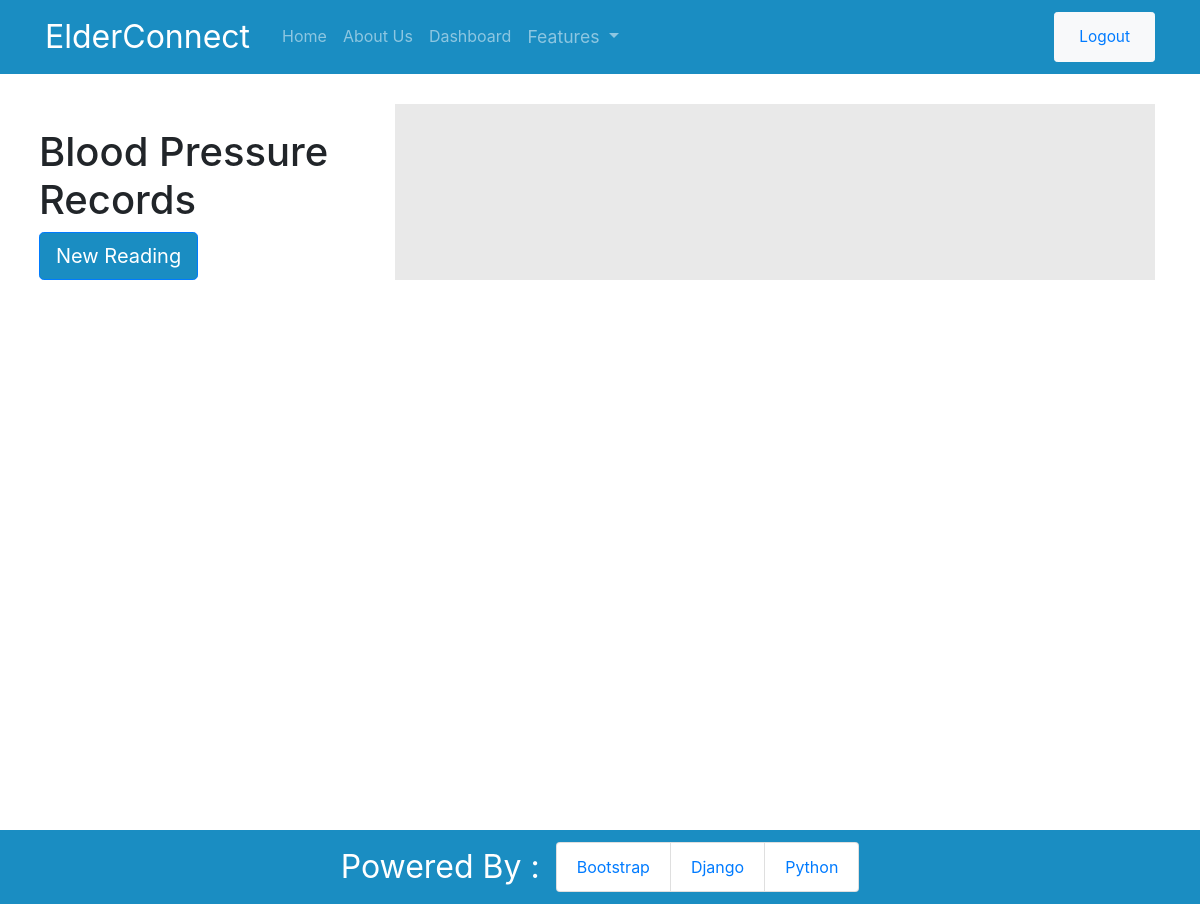
The page /blood-pressure/ (signed in) on the database as committed earlier.
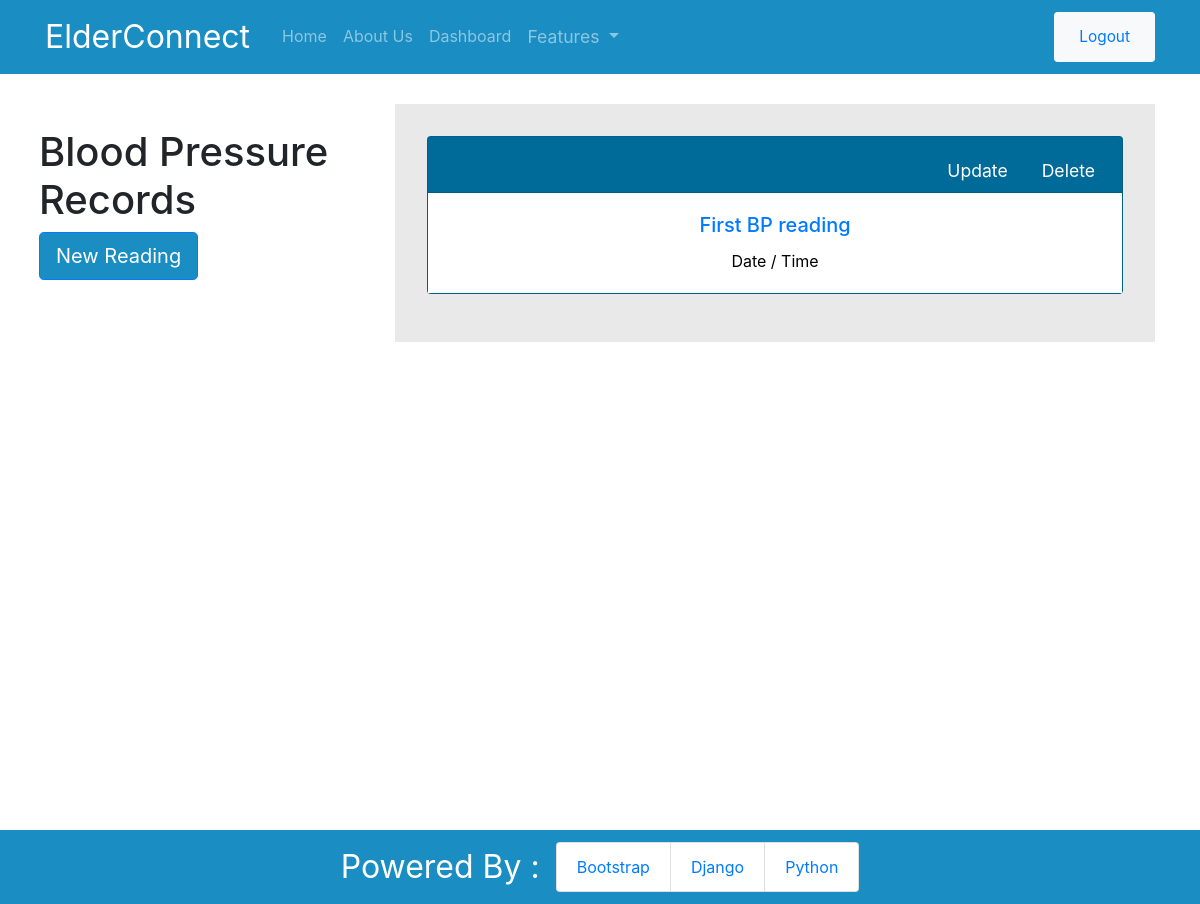
The same page on the database as committed later.
### app/models.py (models this page shows, shortened)
class BloodPressure(models.Model):
    title = models.CharField(max_length=100)
    comments = models.CharField(max_length=300)
    date = models.DateField(default=date.today)
    time = models.TimeField()
    systolic = models.PositiveIntegerField(validators=[MaxValueValidator(300)])
    diastolic = models.PositiveIntegerField(validators=[MaxValueValidator(250)])
    user = models.ForeignKey(User, on_delete=models.CASCADE)

### app/views.py (the view)
# urls.py: path('blood-pressure/', views.BPListView.as_view(), name='bp'),
class BPListView(ListView):
    model = BloodPressure
    fields = ['title', 'date', 'time', 'systolic', 'diastolic']
    template_name = 'app/bloodpressure.html'
    context_object_name = 'bps'
    paginate_by = 5
    def get_queryset(self):
        return BloodPressure.objects.filter(user=self.request.user).order_by('-date')

### app/templates/app/bloodpressure.html (shortened to what this page needs)
{% extends 'app/base.html' %}
{% block content %}
<div class="reminders-page">
    <div class="row container-fluid">
        <div class="col-md-4 pl-4 mt-4">
            <h1>Blood Pressure Records</h1>
            <a href="{% url 'bp-create' %}" class="btn btn-lg btn-outline-primary new-reminder">New Reading</a>
        </div>
        <div class="col-md-8 reminders-page-list">
        {% for bp in bps %}
            <div class="card mb-3 text-center">
                <div class="card-header">
                    <ul class="nav nav-tabs card-header-tabs justify-content-end">
                        <li class="nav-item">
                            <a class="nav-link card-link-button" href="{% url 'bp-update' bp.id %}">Update</a>
                        </li>
                        <li class="nav-item">
                            <a class="nav-link card-link-button card-link-delete" href="{% url 'bp-delete' bp.id %}">Delete</a>
                        </li>
                    </ul>
                </div>
                <div class="card-body reminder-card-body">
                    <h5 class="card-title">
                        <a href="{% url 'bp-detail' bp.id %}">{{ bp.title }}</a>
                    </h5>
                    <p class="card-text">
                        Date / Time
                    </p>
                </div>
            </div>
        {% endfor %}
        </div>
    </div>
</div>
{% endblock content %}

Rows that differ between the two databases and show on the page:
added BloodPressure: title "First BP reading"
